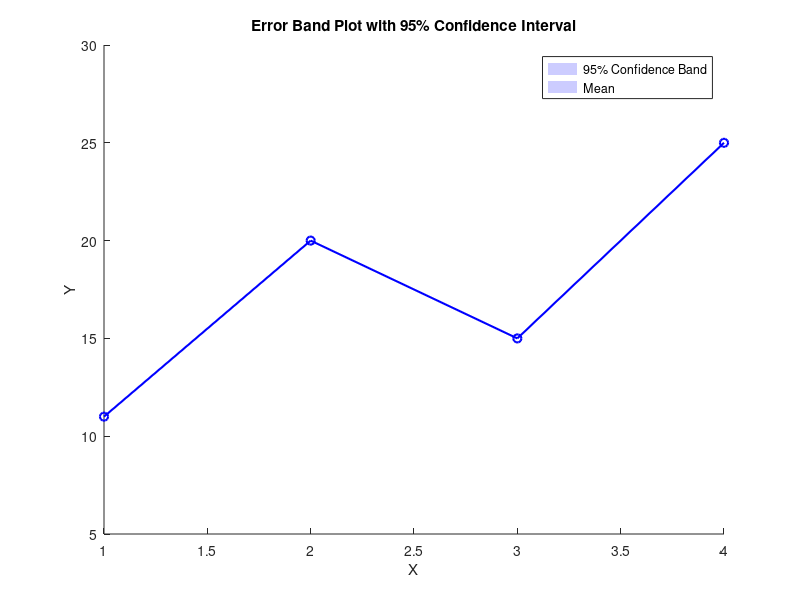

Here is the MATLAB script that generated this plot:
% 示例数据
x = [1, 1, 1, 2, 2, 2, 3, 3, 3, 4, 4, 4];  % 自变量
y = [10, 12, 11, 20, 19, 21, 15, 16, 14, 25, 24, 26]; % 因变量

% 获取每个唯一的 x 值
unique_x = unique(x);

% 初始化均值、标准误差、误差带上下限
mean_y = zeros(size(unique_x));
SE_y = zeros(size(unique_x));
upper_bound = zeros(size(unique_x));
lower_bound = zeros(size(unique_x));

% 计算每个 x 值对应的 y 的均值和标准误差
for i = 1:length(unique_x)
    % 找到当前 x 值对应的所有 y 值
    y_values = y(x == unique_x(i));
    
    % 计算均值和标准误差
    mean_y(i) = mean(y_values);
    SE_y(i) = std(y_values) / sqrt(length(y_values));
    
    % 计算误差带（95% 置信区间）
    upper_bound(i) = mean_y(i) + 1.96 * SE_y(i);
    lower_bound(i) = mean_y(i) - 1.96 * SE_y(i);
end

% 绘制图形
figure;
hold on;
fill([unique_x; flipud(unique_x)], [upper_bound; flipud(lower_bound)], 'b', 'FaceAlpha', 0.2, 'EdgeColor', 'none'); % 绘制误差带
plot(unique_x, mean_y, '-o', 'LineWidth', 1.5, 'Color', 'b'); % 绘制均值曲线
hold off;
xlabel('X');
ylabel('Y');
title('Error Band Plot with 95% Confidence Interval');
legend('95% Confidence Band', 'Mean');
